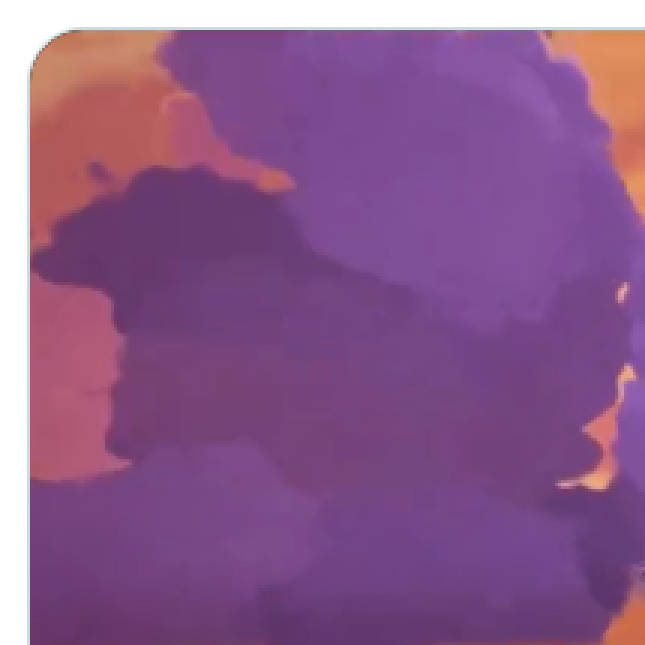
#> input picture artifacts/cloud-audit/ref/left_bank.png, 645 x 645 px; its folder holds only this picture in this run
$ python ref_gap_measure.py ref/left_bank.png ref/left_bank.png
#> lines starting #> are read from the running program, lines starting #| are printed output that depends on the picture; after the words box and inside, x2 and y2 are one past the last pixel; in counts of white or black regions, pixels touching at a corner belong together
"""Measure the gap between a reference frame and a live QA capture.

Both inputs are cropped to their real content (black letterbox bars and the
dark page background around the portrait game column are removed first), then
compared with scale-free statistics, so a 700x398 landscape reference and a
900x900 portrait capture can be put on one table.

Claims measured here:
  C1 palette      dominant colours + how much chroma each one carries
  C2 sky          saturation and the top-to-horizon value swing
  C3 cloud mass   coverage, blob count, blob aspect (tower vs balloon)
  C4 cloud tone   effective tone levels inside the cloud mask (NPR banding)
  C5 sea          relative sparkle energy and sun-road concentration

Usage: python artifacts/cloud-audit/ref_gap_measure.py REF CURRENT
"""
import json
import sys
import warnings

import numpy as np
from PIL import Image


# --- numpy-only stand-ins for the scipy kernels this module used -------------------
# The audit harness has to run on numpy + Pillow alone: scipy is not part of the
# documented environment and pinning it was the difference between "re-run the
# numbers" and "re-derive them". Each kernel below is call-compatible with the
# scipy function it replaces, so the measurement math above stays untouched.
# `ndimage` is exported as a namespace because ref_gap_protocol.py reaches
# through this module (m.ndimage.label) rather than importing scipy itself.

def _label(mask):
    """4-connected labelling. scipy.ndimage.label contract: (int32 labels, count),
    default cross structure (orthogonal neighbours only)."""
    m = np.ascontiguousarray(np.asarray(mask) != 0)
    h, w = m.shape
    lab = np.zeros((h, w), np.int32)
    n = 0
    ys, xs = np.nonzero(m)
    for y0, x0 in zip(ys.tolist(), xs.tolist()):
        if lab[y0, x0]:
            continue
        n += 1
        lab[y0, x0] = n
        stack = [(y0, x0)]
        while stack:
            y, x = stack.pop()
            if y > 0 and m[y - 1, x] and not lab[y - 1, x]:
                lab[y - 1, x] = n
                stack.append((y - 1, x))
            if y + 1 < h and m[y + 1, x] and not lab[y + 1, x]:
                lab[y + 1, x] = n
                stack.append((y + 1, x))
            if x > 0 and m[y, x - 1] and not lab[y, x - 1]:
                lab[y, x - 1] = n
                stack.append((y, x - 1))
            if x + 1 < w and m[y, x + 1] and not lab[y, x + 1]:
                lab[y, x + 1] = n
                stack.append((y, x + 1))
    return lab, n


def _label_sum(input, labels, index):
    """Sums of `input` over each label in `index`. scipy.ndimage.sum contract:
    returns a float array in the order of `index`."""
    idx = [int(i) for i in index]
    out = np.zeros(len(idx), np.float64)
    if not idx:
        return out
    v = np.asarray(input).ravel().astype(np.float64)
    lab = np.asarray(labels).ravel()
    sel = np.isin(lab, idx)
    if not sel.any():
        return out
    uniq, inv = np.unique(lab[sel], return_inverse=True)
    acc = np.bincount(inv, weights=v[sel], minlength=uniq.size)
    pos = {i: j for j, i in enumerate(idx)}
    for j, u in enumerate(uniq.tolist()):
        out[pos[u]] = acc[j]
    return out


def _maximum_filter(a, size=5):
    """Square-window maximum. scipy default mode 'reflect' == numpy 'symmetric'."""
    r = size // 2
    pad = np.pad(np.asarray(a), r, mode="symmetric")
    h, w = np.shape(a)
    out = None
    for dy in range(size):
        for dx in range(size):
            s = pad[dy:dy + h, dx:dx + w]
            out = s.copy() if out is None else np.maximum(out, s)
    return out


def _uniform_filter(a, size=9):
    """Square-window mean. Box sum via a summed-area table, so the result is the
    same mean scipy computes, with only last-bit rounding in common."""
    r = size // 2
    pad = np.pad(np.asarray(a, dtype=np.float64), r, mode="symmetric")
    h, w = np.shape(a)
    cs = np.cumsum(np.cumsum(pad, 0), 1)
    cs = np.pad(cs, ((1, 0), (1, 0)))
    box = (cs[size:size + h, size:size + w] - cs[0:h, size:size + w]
           - cs[size:size + h, 0:w] + cs[0:h, 0:w])
    return box / float(size * size)


class _NDImage:
    label = staticmethod(_label)
    sum = staticmethod(_label_sum)
    maximum_filter = staticmethod(_maximum_filter)
    uniform_filter = staticmethod(_uniform_filter)


ndimage = _NDImage


def kmeans2(data, k, minit=None, seed=7):
    """Deterministic k-means with k-means++ seeding, standing in for
    scipy.cluster.vq.kmeans2. `minit` is accepted for call compatibility and only
    "++" is implemented, because that is what the one call site asks for. Cluster
    index order is arbitrary, as in scipy, so callers must not depend on which
    cluster gets which number."""
    if minit not in (None, "++"):
        raise ValueError("kmeans2: only minit='++' is implemented, got %r" % (minit,))
    d = np.asarray(data, dtype=np.float64)
    rng = np.random.default_rng(seed)
    cent = [d[rng.integers(len(d))].copy()]
    for _ in range(1, k):
        c = np.asarray(cent)
        d2 = ((d[:, None, :] - c[None, :, :]) ** 2).sum(-1).min(1)
        tot = d2.sum()
        probs = np.full(len(d), 1.0 / len(d)) if tot <= 0 else d2 / tot
        cent.append(d[rng.choice(len(d), p=probs)].copy())
    cent = np.asarray(cent)
    lbl = np.zeros(len(d), np.int32)
    for _ in range(200):
        d2 = ((d[:, None, :] - cent[None, :, :]) ** 2).sum(-1)
        lbl = d2.argmin(1).astype(np.int32)
        new = np.array([d[lbl == i].mean(0) if np.any(lbl == i) else cent[i]
                        for i in range(k)])
        if np.allclose(new, cent, atol=0, rtol=0):
            cent = new
            break
        cent = new
    return cent, lbl


def srgb_to_lab(rgb):
    r = rgb.reshape(-1, 3)
    lin = np.where(r <= 0.04045, r / 12.92, ((r + 0.055) / 1.055) ** 2.4)
    M = np.array([[0.4124564, 0.3575761, 0.1804375],
                  [0.2126729, 0.7151522, 0.0721750],
                  [0.0193339, 0.1191920, 0.9503041]])
    xyz = lin @ M.T / np.array([0.95047, 1.0, 1.08883])
    f = np.where(xyz > 0.008856, np.cbrt(xyz), 7.787 * xyz + 16 / 116)
    L = 116 * f[:, 1] - 16
    a = 500 * (f[:, 0] - f[:, 1])
    b = 200 * (f[:, 1] - f[:, 2])
    return np.stack([L, a, b], 1)


def hsv(rgb):
    r, g, b = rgb[..., 0], rgb[..., 1], rgb[..., 2]
    mx, mn = rgb.max(-1), rgb.min(-1)
    d = mx - mn
    s = np.where(mx > 0, d / np.maximum(mx, 1e-6), 0)
    h = np.zeros_like(mx)
    m = d > 1e-6
    idx = (mx == r) & m
    h[idx] = ((g - b)[idx] / d[idx]) % 6
    idx = (mx == g) & m
    h[idx] = ((b - r)[idx] / d[idx]) + 2
    idx = (mx == b) & m
    h[idx] = ((r - g)[idx] / d[idx]) + 4
    return h * 60.0, s, mx


def content_crop(path):
    """Trim black bars, then the dark page surround of a portrait game column."""
    a = np.asarray(Image.open(path).convert("RGB")).astype(np.float32) / 255.0
    for _ in range(2):
        rm, cmx = a.mean(axis=(1, 2)), a.mean(axis=(0, 2))
        rows = rm > 0.5 * np.median(rm)
        cols = cmx > 0.5 * np.median(cmx)
        if rows.sum() > 0.5 * len(rows):
            a = a[rows]
        if cols.sum() > 0.5 * len(cols):
            a = a[:, cols]
    cm = a.mean(axis=(0, 2))
    keep = cm > np.median(cm) + 0.02
    if keep.sum() > 0.25 * len(keep):
        xs = np.where(keep)[0]
        a = a[:, xs.min():xs.max() + 1]
    return a


def palette(a, k=8):
    small = a[::4, ::4].reshape(-1, 3)
    lab = srgb_to_lab(small)
    cent, lbl = kmeans2(lab, k, minit="++", seed=7)
    out = []
    for i in range(k):
        m = lbl == i
        if m.sum() == 0:
            continue
        c = cent[i]
        out.append({
            "share": round(float(m.mean()), 3),
            "L": round(float(c[0]), 1),
            "a": round(float(c[1]), 1),
            "b": round(float(c[2]), 1),
            "chroma": round(float(np.hypot(c[1], c[2])), 1),
        })
    return sorted(out, key=lambda d: -d["share"])


def bands_fixed(a):
    """Fixed 30 / 25-62 / 70% splits. SUPERSEDED by content_bands.bands().

    These bands assume where the horizon is. On C-bankdive that assumption put bright
    orange sky inside the "sea" band and every sea number there was garbage. Kept only
    for the fixed-band cross-check in ref_gap_three.py. Never quote a sea metric that
    came from here.
    """
    warnings.warn("bands_fixed() is the superseded fixed split; use content_bands.bands() "
                  "for any number a document quotes", DeprecationWarning, stacklevel=2)
    H = a.shape[0]
    return {
        "sky": a[0:int(H * 0.30)],
        "cloud": a[int(H * 0.25):int(H * 0.62)],
        "sea": a[int(H * 0.70):H],
    }


def cloud_mask(a):
    """Dark, saturated violet-magenta mass. Sky is bright; sun-road is orange."""
    h, s, v = hsv(a)
    purple = ((h > 225) & (h < 330)) | (h > 330)
    return purple & (s > 0.12) & (v < 0.72)


def measure(a):
    H, W, _ = a.shape
    h, s, v = hsv(a)
    b = bands_fixed(a)
    res = {"size": [W, H]}

    # C2 sky
    sky = b["sky"]
    sh, ss, sv = hsv(sky)
    res["sky_sat_mean"] = round(float(ss.mean()), 3)
    top = float(sv[:int(H * 0.08)].mean())
    hor = float(sv[int(H * 0.24):int(H * 0.30)].mean())
    res["sky_value_top"] = round(top, 3)
    res["sky_value_horizon"] = round(hor, 3)
    res["sky_value_swing"] = round(abs(top - hor), 3)
    res["sky_sat_max"] = round(float(np.percentile(ss, 98)), 3)

    # C3/C4 cloud mass
    cm = cloud_mask(b["cloud"])
    res["cloud_coverage"] = round(float(cm.mean()), 3)
    lab, n = ndimage.label(cm)
    areas = ndimage.sum(cm, lab, range(1, n + 1))
    big = [i + 1 for i, ar in enumerate(areas) if ar > 0.002 * cm.size]
    res["cloud_blobs"] = len(big)
    if big:
        asp = []
        for i in big:
            ys, xs = np.where(lab == i)
            asp.append((ys.max() - ys.min() + 1) / max(1, xs.max() - xs.min() + 1))
        res["cloud_aspect_median"] = round(float(np.median(asp)), 2)
        res["cloud_aspect_max"] = round(float(np.max(asp)), 2)
        res["cloud_blob_area_frac_median"] = round(float(np.median([areas[i - 1] for i in big]) / cm.size), 4)
    else:
        res["cloud_aspect_median"] = None
        res["cloud_aspect_max"] = None
        res["cloud_blob_area_frac_median"] = None
    ch, cs, cval = hsv(b["cloud"])
    cv = cval[cm]
    if cv.size > 500:
        hist, _ = np.histogram(cv, bins=16, range=(0, 1))
        share = hist / hist.sum()
        res["cloud_tone_levels"] = int((share > 0.02).sum())
        res["cloud_tone_span"] = round(float(np.percentile(cv, 92) - np.percentile(cv, 8)), 3)
        res["cloud_value_mean"] = round(float(cv.mean()), 3)
    else:
        res["cloud_tone_levels"] = None
        res["cloud_tone_span"] = None
        res["cloud_value_mean"] = None
    res["cloud_sat_mean"] = round(float(cs.mean()), 3)

    # C5 sea
    sea = b["sea"]
    lum = sea.mean(-1)
    lap = np.zeros_like(lum)
    lap[1:-1, 1:-1] = (4 * lum[1:-1, 1:-1] - lum[:-2, 1:-1] - lum[2:, 1:-1]
                       - lum[1:-1, :-2] - lum[1:-1, 2:])
    res["sea_sparkle_rel"] = round(float(np.var(lap) / max(lum.mean(), 1e-6) ** 2), 5)
    col = lum.mean(axis=0)
    res["sea_sunroad_ratio"] = round(float(np.percentile(col, 98) / max(np.median(col), 1e-6)), 2)
    res["sea_sunroad_width_frac"] = round(float((col > 1.35 * np.median(col)).mean()), 3)
    sh2, ss2, sv2 = hsv(sea)
    res["sea_sat_mean"] = round(float(ss2.mean()), 3)
    res["sea_value_mean"] = round(float(sv2.mean()), 3)

    # global
    res["lum_std"] = round(float(a.mean(-1).std()), 3)
    res["sat_mean"] = round(float(s.mean()), 3)
    res["palette"] = palette(a)
    return res


def main():
    ref = content_crop(sys.argv[1])
#> in content_crop, `cm = a.mean(axis=(0, 2))`: cm = 645 values, max 1 at index 0, min 0.434 at index 189, mean 0.485
    cur = content_crop(sys.argv[2])
    r, c = measure(ref), measure(cur)
#> in hsv, `m = d > 1e-6`:
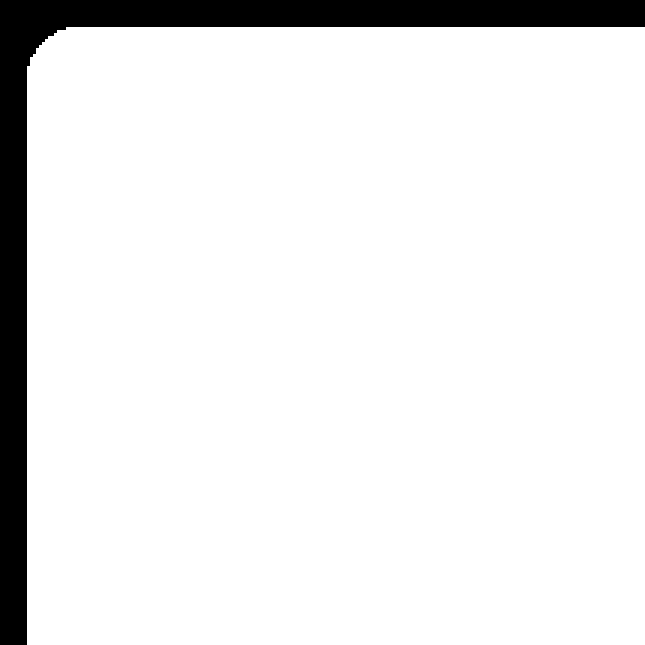
#> m: shape (645, 645) bool; 91.7% white; 1 black region, box (x1, y1, x2, y2) and area: (0, 0, 645, 645) 34686
#> in hsv, `idx = (mx == r) & m`: idx: shape (645, 645) bool; 19.2% white; 11 white regions (1 under 20 px), largest, box (x1, y1, x2, y2) and area: (30, 30, 297, 489) 61299, (537, 30, 645, 228) 9909, (555, 363, 639, 495) 3888
#> in hsv, `idx = (mx == g) & m`: idx: shape (645, 645) bool; 0% white in thin lines or dots, all inside (x1, y1, x2, y2) = (30, 30, 60, 60)
#> in hsv, `h[idx] = ((b - r)[idx] / d[idx]) + 2`: h: shape (645, 645) float32; min 0, max 5.99, mean 0.736
#> in hsv, `idx = (mx == b) & m`: idx: shape (645, 645) bool; 73.4% white; 10 black regions, largest, box (x1, y1, x2, y2) and area: (0, 0, 645, 645) 92718, (537, 30, 645, 228) 9855, (555, 363, 639, 495) 3825
#> in hsv, `h[idx] = ((r - g)[idx] / d[idx]) + 4`:
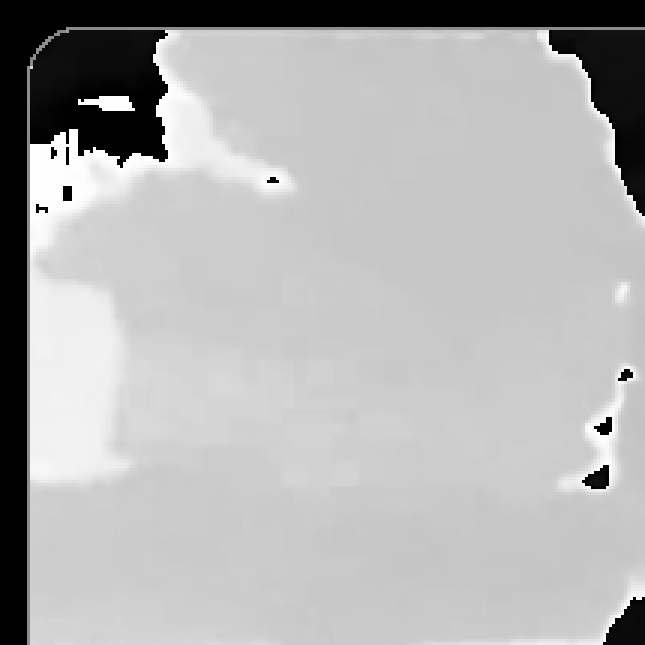
#> h: shape (645, 645) float32; min 0, max 5.99, mean 4.17; drawn with min black and max white
#> in measure, `b = bands_fixed(a)`: b = 3 items
#> in hsv (call 2), `m = d > 1e-6`: m: shape (193, 645) bool; 81.9% white; 1 black region, box (x1, y1, x2, y2) and area: (0, 0, 645, 193) 22482
#> in hsv (call 2), `idx = (mx == r) & m`: idx: shape (193, 645) bool; 30.8% white; 4 white regions (1 under 20 px), largest, box (x1, y1, x2, y2) and area: (30, 30, 297, 193) 28782, (537, 30, 645, 193) 9435, (462, 33, 483, 39) 108
#> in hsv (call 2), `h[idx] = ((b - r)[idx] / d[idx]) + 2`: h: shape (193, 645) float32; min 0, max 5.99, mean 0.751
#> in hsv (call 2), `idx = (mx == b) & m`: idx: shape (193, 645) bool; 51.4% white; 3 black regions, box (x1, y1, x2, y2) and area: (0, 0, 645, 193) 51072, (537, 30, 645, 193) 9381, (462, 33, 480, 39) 81
#> in hsv (call 2), `h[idx] = ((r - g)[idx] / d[idx]) + 4`:
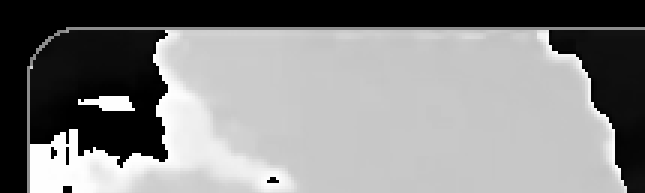
#> h: shape (193, 645) float32; min 0, max 5.99, mean 3.14; drawn with min black and max white
#> in measure, `top = float(sv[:int(H * 0.08)].mean())`: top = 0.864
#> in measure, `hor = float(sv[int(H * 0.24):int(H * 0.30)].mean())`: hor = 0.625
#> in hsv (call 3), `s = np.where(mx > 0, d / np.maximum(mx, 1e-6), 0)`:
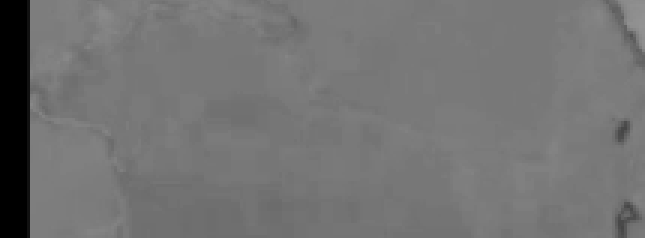
#> s: shape (238, 645) float32; min 0, max 0.58, mean 0.452
#> in hsv (call 3), `m = d > 1e-6`: m: shape (238, 645) bool; 95.8% white; 1 black region, box (x1, y1, x2, y2) and area: (0, 0, 27, 238) 6426
#> in hsv (call 3), `idx = (mx == r) & m`: idx: shape (238, 645) bool; 18.6% white; 4 white regions, box (x1, y1, x2, y2) and area: (30, 0, 297, 238) 26220, (606, 0, 645, 67) 1425, (612, 202, 639, 238) 567, (615, 121, 630, 145) 315
#> in hsv (call 3), `idx = (mx == g) & m`: idx: shape (238, 645) bool; every value is 0
#> in hsv (call 3), `idx = (mx == b) & m`:
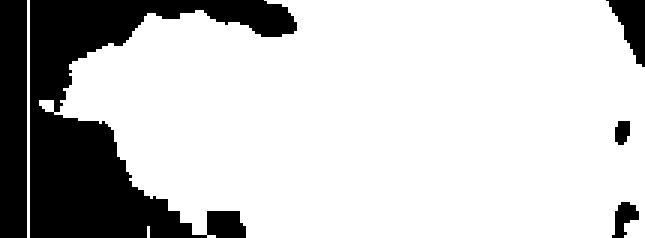
#> idx: shape (238, 645) bool; 77.9% white; 5 black regions, box (x1, y1, x2, y2) and area: (30, 0, 297, 238) 25299, (0, 0, 27, 238) 6426, (606, 0, 645, 67) 1398, (612, 202, 639, 238) 549, (615, 121, 630, 145) 297
#> in hsv (call 3), `h[idx] = ((r - g)[idx] / d[idx]) + 4`:
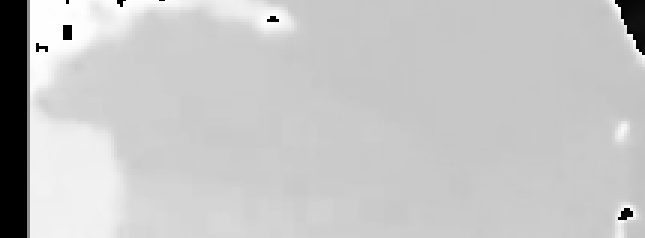
#> h: shape (238, 645) float32; min 0, max 5.99, mean 4.64; drawn with min black and max white
#> in cloud_mask, `h, s, v = hsv(a)`:
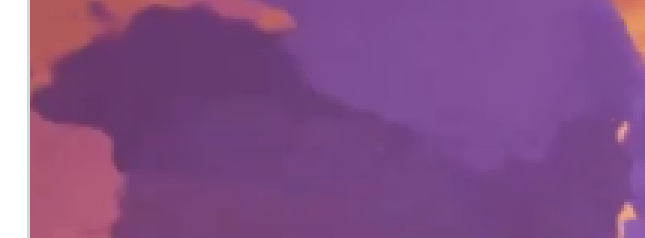
#> a: shape (238, 645, 3) float32; mean of channels 0, 1, 2 0.515, 0.318, 0.532; drawn as R, G, B
#> the loop in _label, `for y0, x0 in zip(ys.tolist(), xs.tolist()):` made 144294 passes
#> x0 on passes 2 to 4: 31, 32, 33
#> after the loop in _label, `for y0, x0 in zip(ys.tolist(), xs.tolist()):`: n = 1
#> in _label_sum, `uniq, inv = np.unique(lab[sel], return_inverse=True)`: uniq = [1]
#> in _label_sum, `acc = np.bincount(inv, weights=v[sel], minlength=uniq.size)`: acc = [144294]
#> the loop in _label_sum, `for j, u in enumerate(uniq.tolist()):` made 1 pass
#> in measure, `big = [i + 1 for i, ar in enumerate(areas) if ar > 0.002 * cm.size]`: big = [1]
#> the loop in measure, `for i in big:` made 1 pass
#> after the loop in measure, `for i in big:`: asp = [0.387]
#> in measure, `hist, _ = np.histogram(cv, bins=16, range=(0, 1))`: hist = [0, 0, 0, 0, 0, 0, 12510, 36783, 33858, 44550, 11577, 5016, 0, 0, 0, 0]
#> in measure, `share = hist / hist.sum()`: share = [0, 0, 0, 0, 0, 0, 0.0867, 0.255, 0.235, 0.309, 0.0802, 0.0348, 0, 0, 0, 0]
#> in measure, `col = lum.mean(axis=0)`: col = 645 values, max 1 at index 0, min 0.394 at index 579, mean 0.431
#> in kmeans2, `cent = [d[rng.integers(len(d))].copy()]`: cent = [[31.98, 30.45, -22.52]]
#> the loop in kmeans2, `for _ in range(1, k):` made 7 passes
#> tot on passes 3 to 7: 7042492.1, 2272760.8, 1522037.1, 1307392.3, 1244852.9
#> (c, tot) on passes 1 to 2: ([[31.98, 30.45, -22.52]], 23828851.5), ([[31.98, 30.45, -22.52], [64.53, 24.24, 10.42]], 8306168.1)
#> after the loop in kmeans2, `for _ in range(1, k):`: cent = [[31.98, 30.45, -22.52], [64.53, 24.24, 10.42], [36.88, 32.11, -28.47], [100, -1.67e-05, 6.67e-06], [49.8, 35.94, 16.67], [56.73, 37.44, 8.47], [86.09, -2.42, -3.62], [49.86, 38.55, -0.0471]]
#> in palette, `cent, lbl = kmeans2(lab, k, minit="++", seed=7)`: cent = [[35.25, 30.39, -23.69], [62.16, 26.48, 30.06], [40.65, 33.49, -30.45], [99.99, -0.00259, -0.00329], [50.18, 35.08, 16.17], [60.31, 28.31, 5.73], [85.99, -2.34, -3.52], [47.54, 36.85, -2.3]]
#> the loop in palette, `for i in range(k):` made 8 passes
#> after the loop in palette, `for i in range(k):`: out = 8 items
#> the loop in _label (call 2), `for y0, x0 in zip(ys.tolist(), xs.tolist()):` made 144294 passes
#> the loop in _label_sum (call 2), `for j, u in enumerate(uniq.tolist()):` made 1 pass
#> the loop in measure (call 2), `for i in big:` made 1 pass
#> the loop in kmeans2 (call 2), `for _ in range(1, k):` made 7 passes
#> the loop in palette (call 2), `for i in range(k):` made 8 passes
    print(json.dumps({"ref": sys.argv[1], "current": sys.argv[2],
                      "ref_metrics": r, "current_metrics": c}, indent=2))
#> (printed output is left out)


if __name__ == "__main__":
    main()
